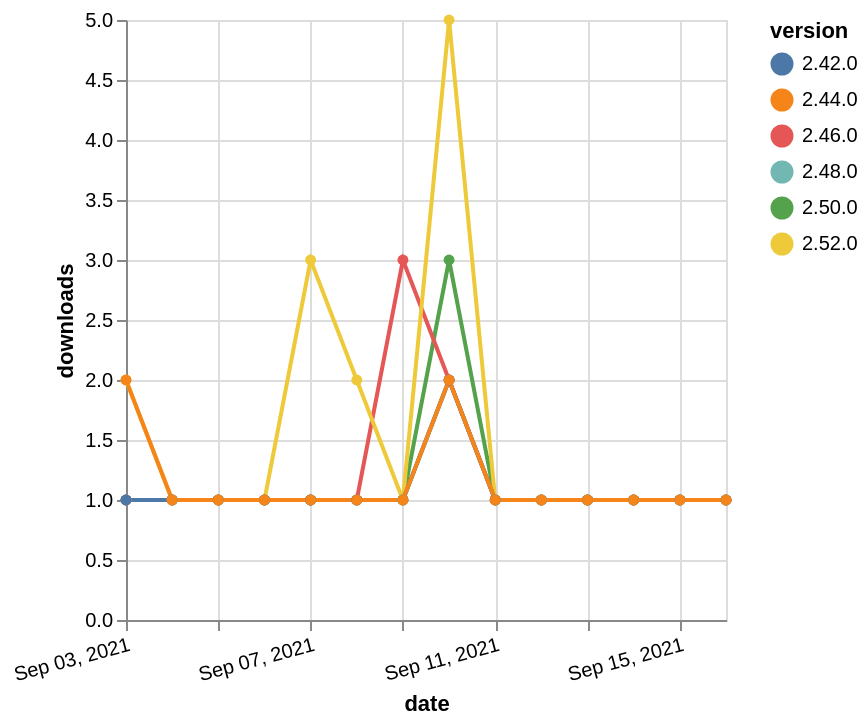

Specify this chart in Vega-Lite:
### Vega-Lite specification from a JSON file in a GitHub repository (floating-point values rounded to 4 significant figures)
{"$schema": "https://vega.github.io/schema/vega-lite/v5.json", "description": "A simple bar chart with embedded data.", "data": {"values": [{"date": "2021-09-03", "total": 165, "delta": 1, "version": "2.48.0"}, {"date": "2021-09-04", "total": 166, "delta": 1, "version": "2.48.0"}, {"date": "2021-09-05", "total": 167, "delta": 1, "version": "2.48.0"}, {"date": "2021-09-06", "total": 168, "delta": 1, "version": "2.48.0"}, {"date": "2021-09-07", "total": 169, "delta": 1, "version": "2.48.0"}, {"date": "2021-09-08", "total": 170, "delta": 1, "version": "2.48.0"}, {"date": "2021-09-09", "total": 171, "delta": 1, "version": "2.48.0"}, {"date": "2021-09-10", "total": 173, "delta": 2, "version": "2.48.0"}, {"date": "2021-09-11", "total": 174, "delta": 1, "version": "2.48.0"}, {"date": "2021-09-12", "total": 175, "delta": 1, "version": "2.48.0"}, {"date": "2021-09-13", "total": 176, "delta": 1, "version": "2.48.0"}, {"date": "2021-09-14", "total": 177, "delta": 1, "version": "2.48.0"}, {"date": "2021-09-15", "total": 178, "delta": 1, "version": "2.48.0"}, {"date": "2021-09-16", "total": 179, "delta": 1, "version": "2.48.0"}, {"date": "2021-09-03", "total": 217, "delta": 1, "version": "2.50.0"}, {"date": "2021-09-04", "total": 218, "delta": 1, "version": "2.50.0"}, {"date": "2021-09-05", "total": 219, "delta": 1, "version": "2.50.0"}, {"date": "2021-09-06", "total": 220, "delta": 1, "version": "2.50.0"}, {"date": "2021-09-07", "total": 221, "delta": 1, "version": "2.50.0"}, {"date": "2021-09-08", "total": 222, "delta": 1, "version": "2.50.0"}, {"date": "2021-09-09", "total": 223, "delta": 1, "version": "2.50.0"}, {"date": "2021-09-10", "total": 226, "delta": 3, "version": "2.50.0"}, {"date": "2021-09-11", "total": 227, "delta": 1, "version": "2.50.0"}, {"date": "2021-09-12", "total": 228, "delta": 1, "version": "2.50.0"}, {"date": "2021-09-13", "total": 229, "delta": 1, "version": "2.50.0"}, {"date": "2021-09-14", "total": 230, "delta": 1, "version": "2.50.0"}, {"date": "2021-09-15", "total": 231, "delta": 1, "version": "2.50.0"}, {"date": "2021-09-16", "total": 232, "delta": 1, "version": "2.50.0"}, {"date": "2021-09-03", "total": 308, "delta": 1, "version": "2.46.0"}, {"date": "2021-09-04", "total": 309, "delta": 1, "version": "2.46.0"}, {"date": "2021-09-05", "total": 310, "delta": 1, "version": "2.46.0"}, {"date": "2021-09-06", "total": 311, "delta": 1, "version": "2.46.0"}, {"date": "2021-09-07", "total": 312, "delta": 1, "version": "2.46.0"}, {"date": "2021-09-08", "total": 313, "delta": 1, "version": "2.46.0"}, {"date": "2021-09-09", "total": 316, "delta": 3, "version": "2.46.0"}, {"date": "2021-09-10", "total": 318, "delta": 2, "version": "2.46.0"}, {"date": "2021-09-11", "total": 319, "delta": 1, "version": "2.46.0"}, {"date": "2021-09-12", "total": 320, "delta": 1, "version": "2.46.0"}, {"date": "2021-09-13", "total": 321, "delta": 1, "version": "2.46.0"}, {"date": "2021-09-14", "total": 322, "delta": 1, "version": "2.46.0"}, {"date": "2021-09-15", "total": 323, "delta": 1, "version": "2.46.0"}, {"date": "2021-09-16", "total": 324, "delta": 1, "version": "2.46.0"}, {"date": "2021-09-03", "total": 139, "delta": 2, "version": "2.52.0"}, {"date": "2021-09-04", "total": 140, "delta": 1, "version": "2.52.0"}, {"date": "2021-09-05", "total": 141, "delta": 1, "version": "2.52.0"}, {"date": "2021-09-06", "total": 142, "delta": 1, "version": "2.52.0"}, {"date": "2021-09-07", "total": 145, "delta": 3, "version": "2.52.0"}, {"date": "2021-09-08", "total": 147, "delta": 2, "version": "2.52.0"}, {"date": "2021-09-09", "total": 148, "delta": 1, "version": "2.52.0"}, {"date": "2021-09-10", "total": 153, "delta": 5, "version": "2.52.0"}, {"date": "2021-09-11", "total": 154, "delta": 1, "version": "2.52.0"}, {"date": "2021-09-12", "total": 155, "delta": 1, "version": "2.52.0"}, {"date": "2021-09-13", "total": 156, "delta": 1, "version": "2.52.0"}, {"date": "2021-09-14", "total": 157, "delta": 1, "version": "2.52.0"}, {"date": "2021-09-15", "total": 158, "delta": 1, "version": "2.52.0"}, {"date": "2021-09-16", "total": 159, "delta": 1, "version": "2.52.0"}, {"date": "2021-09-03", "total": 287, "delta": 1, "version": "2.42.0"}, {"date": "2021-09-04", "total": 288, "delta": 1, "version": "2.42.0"}, {"date": "2021-09-05", "total": 289, "delta": 1, "version": "2.42.0"}, {"date": "2021-09-06", "total": 290, "delta": 1, "version": "2.42.0"}, {"date": "2021-09-07", "total": 291, "delta": 1, "version": "2.42.0"}, {"date": "2021-09-08", "total": 292, "delta": 1, "version": "2.42.0"}, {"date": "2021-09-09", "total": 293, "delta": 1, "version": "2.42.0"}, {"date": "2021-09-10", "total": 295, "delta": 2, "version": "2.42.0"}, {"date": "2021-09-11", "total": 296, "delta": 1, "version": "2.42.0"}, {"date": "2021-09-12", "total": 297, "delta": 1, "version": "2.42.0"}, {"date": "2021-09-13", "total": 298, "delta": 1, "version": "2.42.0"}, {"date": "2021-09-14", "total": 299, "delta": 1, "version": "2.42.0"}, {"date": "2021-09-15", "total": 300, "delta": 1, "version": "2.42.0"}, {"date": "2021-09-16", "total": 301, "delta": 1, "version": "2.42.0"}, {"date": "2021-09-03", "total": 217, "delta": 2, "version": "2.44.0"}, {"date": "2021-09-04", "total": 218, "delta": 1, "version": "2.44.0"}, {"date": "2021-09-05", "total": 219, "delta": 1, "version": "2.44.0"}, {"date": "2021-09-06", "total": 220, "delta": 1, "version": "2.44.0"}, {"date": "2021-09-07", "total": 221, "delta": 1, "version": "2.44.0"}, {"date": "2021-09-08", "total": 222, "delta": 1, "version": "2.44.0"}, {"date": "2021-09-09", "total": 223, "delta": 1, "version": "2.44.0"}, {"date": "2021-09-10", "total": 225, "delta": 2, "version": "2.44.0"}, {"date": "2021-09-11", "total": 226, "delta": 1, "version": "2.44.0"}, {"date": "2021-09-12", "total": 227, "delta": 1, "version": "2.44.0"}, {"date": "2021-09-13", "total": 228, "delta": 1, "version": "2.44.0"}, {"date": "2021-09-14", "total": 229, "delta": 1, "version": "2.44.0"}, {"date": "2021-09-15", "total": 230, "delta": 1, "version": "2.44.0"}, {"date": "2021-09-16", "total": 231, "delta": 1, "version": "2.44.0"}]}, "width": "container", "mark": {"type": "line", "point": {"filled": true}}, "encoding": {"x": {"field": "date", "type": "temporal", "timeUnit": "yearmonthdate", "title": "date", "axis": {"labelAngle": -15}}, "y": {"field": "delta", "type": "quantitative", "title": "downloads"}, "color": {"field": "version", "type": "nominal"}, "tooltip": {"field": "delta"}}}
